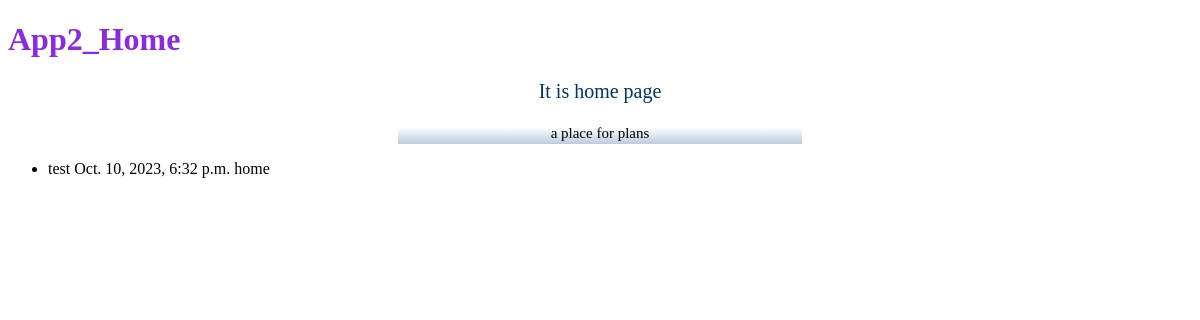
The app's page /app2/home/, older data.
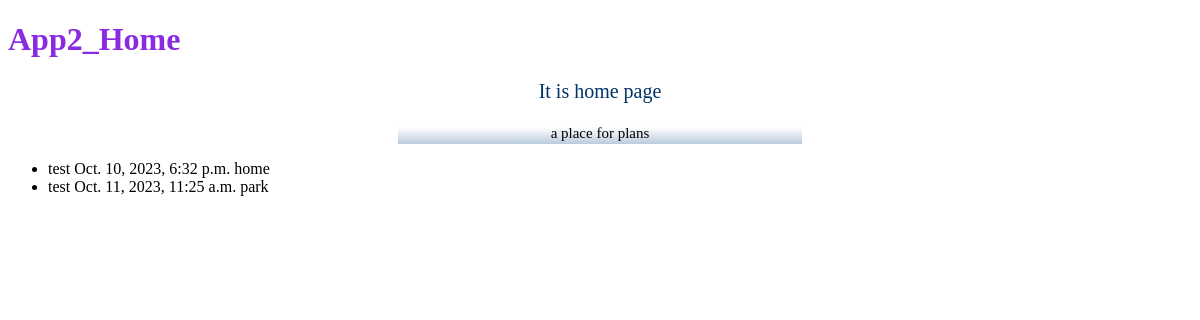
The same page, newer data.
### myapp2/models.py (models this page shows, shortened)
class Event(models.Model):
    name = models.CharField(max_length= 1000)
    event_date = models.DateTimeField()
    venue = models.CharField(max_length= 1000)

### myapp2/views.py (the view)
# urls.py: path('home/', views.home, name = 'home'),
def home(request):
    events = Event.objects.all()
    return render(request, 'app2_home.html', {'events': events})

### myapp2/templates/app2_home.html (shortened to what this page needs)
{% load static %}
<!DOCTYPE html>
<html lang="en">
<head>
    <link rel = 'stylesheet' href="{% static 'css/stail_home.css' %}">
</head>
<body>
  <h1>App2_Home</h1>
    <p class="my-class">It is home page</p>
    <div id="my-id">a place for plans</div>
  <ul>
    {% for event in events %}
      <li> {{event.name}} {{event.event_date}} {{event.venue}} </li>
    {% endfor %}
  </ul>
</body>
</html>

Row changes from the older to the newer data that the page shows:
added Event: name "test", event_date "Oct. 11, 2023, 11:25 a.m.", venue "park"
